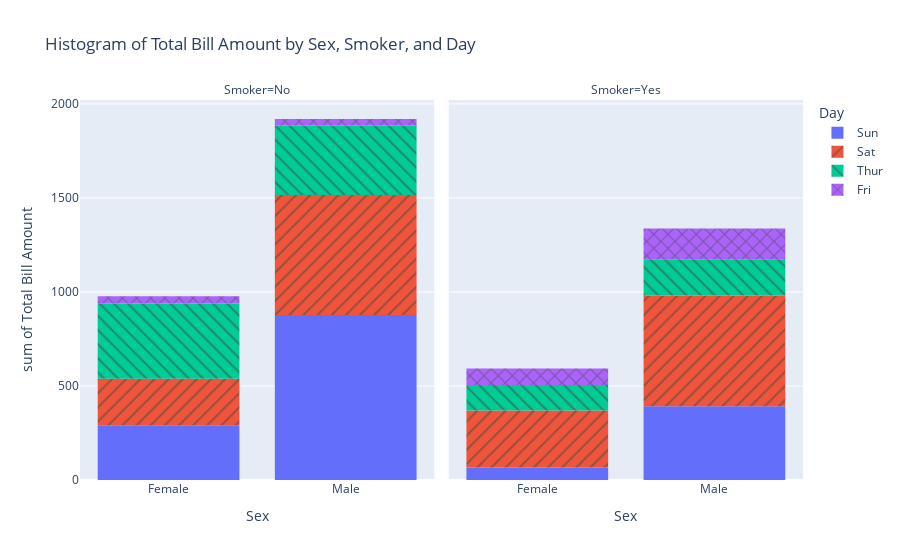

Write notebook code for a chart like this one.
### Code cell
histogram = px.histogram(
    tips,
    x="sex",
    y="total_bill",
    color="day",
    facet_col="smoker",
    pattern_shape="day",
    title="Histogram of Total Bill Amount by Sex, Smoker, and Day",
    labels={"sex": "Sex", "total_bill": "Total Bill Amount", "day": "Day", "smoker": "Smoker"}
)

# Show the plot
histogram.show()

### Figure 1 — Plotly figure (JSON) as saved in the notebook; plotly's stock layout.template omitted (floating-point values rounded to 4 significant figures)
{"data": [{"alignmentgroup": "True", "bingroup": "x", "histfunc": "sum", "hovertemplate": "Day=Sun<br>Smoker=No<br>Sex=%{x}<br>sum of Total Bill Amount=%{y}<extra></extra>", "legendgroup": "Sun", "marker": {"color": "#636efa", "pattern": {"shape": ""}}, "name": "Sun", "offsetgroup": "Sun", "orientation": "v", "showlegend": true, "type": "histogram", "x": ["Female", "Male", "Male", "Male", "Female", "Male", "Male", "Male", "Male", "Male", "Male", "Female", "Male", "Male", "Female", "Male", "Female", "Male", "Female", "Male", "Male", "Male", "Male", "Male", "Male", "Male", "Male", "Male", "Male", "Female", "Female", "Male", "Male", "Male", "Male", "Male", "Female", "Female", "Male", "Male", "Male", "Male", "Male", "Male", "Female", "Male", "Female", "Female", "Male", "Male", "Male", "Female", "Male", "Male", "Male", "Male", "Male"], "xaxis": "x", "y": [16.99, 10.34, 21.01, 23.68, 24.59, 25.29, 8.77, 26.88, 15.04, 14.78, 10.27, 35.26, 15.42, 18.43, 14.83, 21.58, 10.33, 16.29, 16.97, 17.46, 13.94, 9.68, 30.4, 18.29, 22.23, 32.4, 28.55, 18.04, 12.54, 10.29, 34.81, 9.94, 25.56, 19.49, 38.07, 23.95, 25.71, 17.31, 29.93, 14.07, 13.13, 17.26, 24.55, 19.77, 29.85, 48.17, 25, 13.39, 16.49, 21.5, 12.66, 16.21, 13.81, 24.52, 20.76, 31.71, 20.69], "yaxis": "y"}, {"alignmentgroup": "True", "bingroup": "x", "histfunc": "sum", "hovertemplate": "Day=Sun<br>Smoker=Yes<br>Sex=%{x}<br>sum of Total Bill Amount=%{y}<extra></extra>", "legendgroup": "Sun", "marker": {"color": "#636efa", "pattern": {"shape": ""}}, "name": "Sun", "offsetgroup": "Sun", "orientation": "v", "showlegend": false, "type": "histogram", "x": ["Female", "Male", "Male", "Male", "Male", "Male", "Male", "Female", "Male", "Male", "Male", "Male", "Male", "Male", "Female", "Male", "Female", "Male", "Male"], "xaxis": "x2", "y": [17.51, 7.25, 31.85, 16.82, 32.9, 17.89, 14.48, 9.6, 34.63, 34.65, 23.33, 45.35, 23.17, 40.55, 20.9, 30.46, 18.15, 23.1, 15.69], "yaxis": "y2"}, {"alignmentgroup": "True", "bingroup": "x", "histfunc": "sum", "hovertemplate": "Day=Sat<br>Smoker=No<br>Sex=%{x}<br>sum of Total Bill Amount=%{y}<extra></extra>", "legendgroup": "Sat", "marker": {"color": "#EF553B", "pattern": {"shape": "/"}}, "name": "Sat", "offsetgroup": "Sat", "orientation": "v", "showlegend": true, "type": "histogram", "x": ["Male", "Male", "Female", "Female", "Male", "Male", "Male", "Male", "Male", "Male", "Female", "Male", "Male", "Female", "Female", "Male", "Male", "Male", "Female", "Male", "Male", "Male", "Female", "Male", "Male", "Male", "Female", "Male", "Male", "Female", "Female", "Male", "Female", "Male", "Male", "Female", "Male", "Male", "Male", "Male", "Male", "Male", "Female", "Male", "Male"], "xaxis": "x", "y": [20.65, 17.92, 20.29, 15.77, 39.42, 19.82, 17.81, 13.37, 12.69, 21.7, 19.65, 9.55, 18.35, 15.06, 20.69, 17.78, 24.06, 16.31, 16.93, 18.69, 31.27, 16.04, 26.41, 48.27, 17.59, 20.08, 16.45, 20.23, 12.02, 17.07, 14.73, 10.51, 20.92, 18.24, 14, 7.25, 48.33, 20.45, 13.28, 11.61, 10.77, 10.07, 35.83, 29.03, 17.82], "yaxis": "y"}, {"alignmentgroup": "True", "bingroup": "x", "histfunc": "sum", "hovertemplate": "Day=Sat<br>Smoker=Yes<br>Sex=%{x}<br>sum of Total Bill Amount=%{y}<extra></extra>", "legendgroup": "Sat", "marker": {"color": "#EF553B", "pattern": {"shape": "/"}}, "name": "Sat", "offsetgroup": "Sat", "orientation": "v", "showlegend": false, "type": "histogram", "x": ["Male", "Male", "Male", "Male", "Male", "Male", "Female", "Male", "Female", "Female", "Male", "Female", "Female", "Male", "Male", "Male", "Female", "Female", "Female", "Male", "Male", "Male", "Male", "Male", "Female", "Male", "Male", "Female", "Female", "Female", "Male", "Male", "Male", "Female", "Female", "Male", "Male", "Male", "Male", "Male", "Female", "Male"], "xaxis": "x2", "y": [38.01, 11.24, 20.29, 13.81, 11.02, 18.29, 3.07, 15.01, 26.86, 25.28, 17.92, 44.3, 22.42, 15.36, 20.49, 25.21, 14.31, 10.59, 10.63, 50.81, 15.81, 26.59, 38.73, 24.27, 12.76, 30.06, 25.89, 13.27, 28.17, 12.9, 28.15, 11.59, 7.74, 30.14, 22.12, 24.01, 15.69, 15.53, 12.6, 32.83, 27.18, 22.67], "yaxis": "y2"}, {"alignmentgroup": "True", "bingroup": "x", "histfunc": "sum", "hovertemplate": "Day=Thur<br>Smoker=No<br>Sex=%{x}<br>sum of Total Bill Amount=%{y}<extra></extra>", "legendgroup": "Thur", "marker": {"color": "#00cc96", "pattern": {"shape": "\\"}}, "name": "Thur", "offsetgroup": "Thur", "orientation": "v", "showlegend": true, "type": "histogram", "x": ["Male", "Male", "Male", "Male", "Female", "Male", "Female", "Male", "Male", "Male", "Male", "Female", "Female", "Female", "Male", "Female", "Male", "Male", "Female", "Female", "Male", "Female", "Female", "Male", "Male", "Female", "Female", "Female", "Female", "Female", "Female", "Female", "Female", "Female", "Male", "Male", "Female", "Female", "Female", "Female", "Female", "Male", "Male", "Male", "Female"], "xaxis": "x", "y": [27.2, 22.76, 17.29, 16.66, 10.07, 15.98, 34.83, 13.03, 18.28, 24.71, 21.16, 10.65, 12.43, 24.08, 11.69, 13.42, 14.26, 15.95, 12.48, 29.8, 8.52, 14.52, 11.38, 22.82, 19.08, 20.27, 11.17, 12.26, 18.26, 8.51, 10.33, 14.15, 13.16, 17.47, 34.3, 41.19, 27.05, 16.43, 8.35, 18.64, 11.87, 9.78, 7.51, 7.56, 18.78], "yaxis": "y"}, {"alignmentgroup": "True", "bingroup": "x", "histfunc": "sum", "hovertemplate": "Day=Thur<br>Smoker=Yes<br>Sex=%{x}<br>sum of Total Bill Amount=%{y}<extra></extra>", "legendgroup": "Thur", "marker": {"color": "#00cc96", "pattern": {"shape": "\\"}}, "name": "Thur", "offsetgroup": "Thur", "orientation": "v", "showlegend": false, "type": "histogram", "x": ["Male", "Male", "Male", "Female", "Male", "Male", "Male", "Male", "Female", "Female", "Male", "Male", "Female", "Female", "Female", "Male", "Female"], "xaxis": "x2", "y": [19.44, 32.68, 16, 19.81, 28.44, 15.48, 16.58, 10.34, 43.11, 13, 13.51, 18.71, 12.74, 13, 16.4, 20.53, 16.47], "yaxis": "y2"}, {"alignmentgroup": "True", "bingroup": "x", "histfunc": "sum", "hovertemplate": "Day=Fri<br>Smoker=No<br>Sex=%{x}<br>sum of Total Bill Amount=%{y}<extra></extra>", "legendgroup": "Fri", "marker": {"color": "#ab63fa", "pattern": {"shape": "x"}}, "name": "Fri", "offsetgroup": "Fri", "orientation": "v", "showlegend": true, "type": "histogram", "x": ["Male", "Female", "Male", "Female"], "xaxis": "x", "y": [22.49, 22.75, 12.46, 15.98], "yaxis": "y"}, {"alignmentgroup": "True", "bingroup": "x", "histfunc": "sum", "hovertemplate": "Day=Fri<br>Smoker=Yes<br>Sex=%{x}<br>sum of Total Bill Amount=%{y}<extra></extra>", "legendgroup": "Fri", "marker": {"color": "#ab63fa", "pattern": {"shape": "x"}}, "name": "Fri", "offsetgroup": "Fri", "orientation": "v", "showlegend": false, "type": "histogram", "x": ["Male", "Female", "Female", "Male", "Male", "Male", "Male", "Female", "Female", "Male", "Female", "Male", "Male", "Female", "Female"], "xaxis": "x2", "y": [28.97, 5.75, 16.32, 40.17, 27.28, 12.03, 21.01, 11.35, 15.38, 12.16, 13.42, 8.58, 13.42, 16.27, 10.09], "yaxis": "y2"}], "layout": {"annotations": [{"font": {}, "showarrow": false, "text": "Smoker=No", "x": 0.245, "xanchor": "center", "xref": "paper", "y": 1, "yanchor": "bottom", "yref": "paper"}, {"font": {}, "showarrow": false, "text": "Smoker=Yes", "x": 0.755, "xanchor": "center", "xref": "paper", "y": 1, "yanchor": "bottom", "yref": "paper"}], "autosize": true, "barmode": "relative", "legend": {"title": {"text": "Day"}, "tracegroupgap": 0}, "title": {"text": "Histogram of Total Bill Amount by Sex, Smoker, and Day"}, "xaxis": {"anchor": "y", "autorange": true, "domain": [0, 0.49], "range": [-0.5, 1.5], "title": {"text": "Sex"}, "type": "category"}, "xaxis2": {"anchor": "y2", "autorange": true, "domain": [0.51, 1], "matches": "x", "range": [-0.5, 1.5], "title": {"text": "Sex"}, "type": "category"}, "yaxis": {"anchor": "x", "autorange": true, "domain": [0, 1], "range": [0, 2021.0], "title": {"text": "sum of Total Bill Amount"}, "type": "linear"}, "yaxis2": {"anchor": "x2", "autorange": true, "domain": [0, 1], "matches": "y", "range": [0, 2021.0], "showticklabels": false, "type": "linear"}}}
